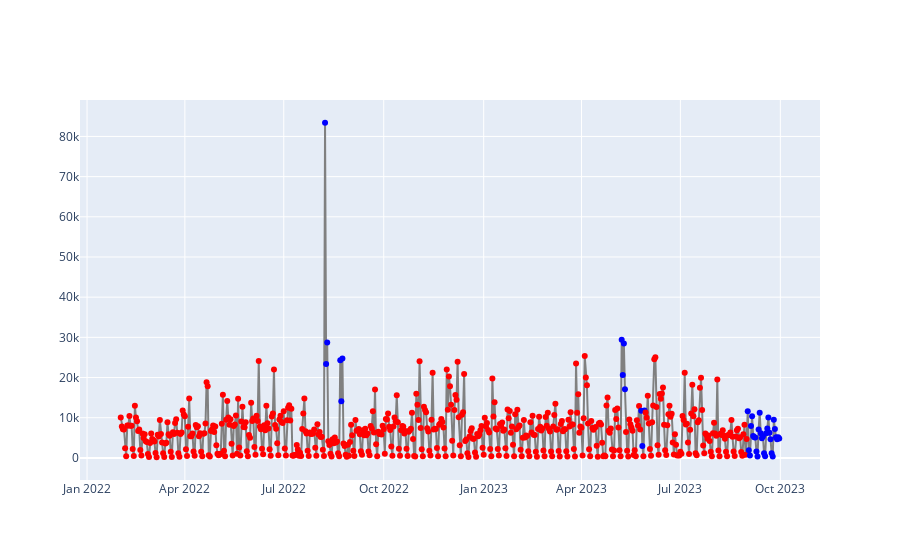

Notebook code cell kept with this figure:
### Code cell
import plotly.graph_objects as go
import numpy as np


# generate color list
colors=np.where(a.BeginDate.isnull(),'red','blue').tolist()

# create trace
trace = go.Scatter(
    x=a.Date, 
    y=a.PaidQty, 
    mode='markers+lines', 
    marker={'color': colors}, 
    line={'color': 'gray'}
)

# crate figure, plot 
fig = go.Figure(data=trace)
fig.show()

### Figure 1 — Plotly figure (JSON) as saved in the notebook; plotly's stock layout.template omitted (floating-point values rounded to 4 significant figures; data arrays with more than 128 entries replaced by an {"elided": "..."} marker saying what was removed)
{"data": [{"line": {"color": "gray"}, "marker": {"color": {"elided": "607 str values"}}, "mode": "markers+lines", "type": "scatter", "x": {"elided": "607 str values"}, "y": {"elided": "607 int values"}}], "layout": {}}
